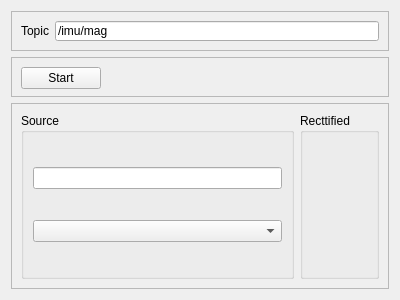
<?xml version="1.0" encoding="UTF-8"?>
<ui version="4.0">
 <class>Form</class>
 <widget class="QWidget" name="Form">
  <property name="geometry">
   <rect>
    <x>0</x>
    <y>0</y>
    <width>400</width>
    <height>300</height>
   </rect>
  </property>
  <property name="windowTitle">
   <string>Form</string>
  </property>
  <layout class="QVBoxLayout" name="verticalLayout">
   <item>
    <widget class="QFrame" name="frame">
     <property name="maximumSize">
      <size>
       <width>16777215</width>
       <height>40</height>
      </size>
     </property>
     <property name="frameShape">
      <enum>QFrame::StyledPanel</enum>
     </property>
     <property name="frameShadow">
      <enum>QFrame::Raised</enum>
     </property>
     <layout class="QHBoxLayout" name="horizontalLayout">
      <item>
       <widget class="QLabel" name="label">
        <property name="text">
         <string>Topic</string>
        </property>
       </widget>
      </item>
      <item>
       <widget class="QLineEdit" name="lineEditTopic">
        <property name="text">
         <string>/imu/mag</string>
        </property>
       </widget>
      </item>
     </layout>
    </widget>
   </item>
   <item>
    <widget class="QFrame" name="frame_3">
     <property name="maximumSize">
      <size>
       <width>16777215</width>
       <height>40</height>
      </size>
     </property>
     <property name="frameShape">
      <enum>QFrame::StyledPanel</enum>
     </property>
     <property name="frameShadow">
      <enum>QFrame::Raised</enum>
     </property>
     <widget class="QPushButton" name="pushButton">
      <property name="geometry">
       <rect>
        <x>10</x>
        <y>10</y>
        <width>80</width>
        <height>22</height>
       </rect>
      </property>
      <property name="text">
       <string>Start</string>
      </property>
     </widget>
    </widget>
   </item>
   <item>
    <widget class="QFrame" name="frame_2">
     <property name="frameShape">
      <enum>QFrame::StyledPanel</enum>
     </property>
     <property name="frameShadow">
      <enum>QFrame::Raised</enum>
     </property>
     <layout class="QHBoxLayout" name="horizontalLayout_2">
      <item>
       <widget class="QGroupBox" name="groupBox_src">
        <property name="title">
         <string>Source</string>
        </property>
        <layout class="QVBoxLayout" name="verticalLayout_2">
         <item>
          <widget class="QLineEdit" name="lineEdit"/>
         </item>
         <item>
          <widget class="QComboBox" name="comboBox"/>
         </item>
        </layout>
       </widget>
      </item>
      <item>
       <widget class="QGroupBox" name="groupBox_rect">
        <property name="title">
         <string>Recttified</string>
        </property>
        <layout class="QVBoxLayout" name="verticalLayout_3"/>
       </widget>
      </item>
     </layout>
    </widget>
   </item>
  </layout>
 </widget>
 <resources/>
 <connections/>
</ui>
